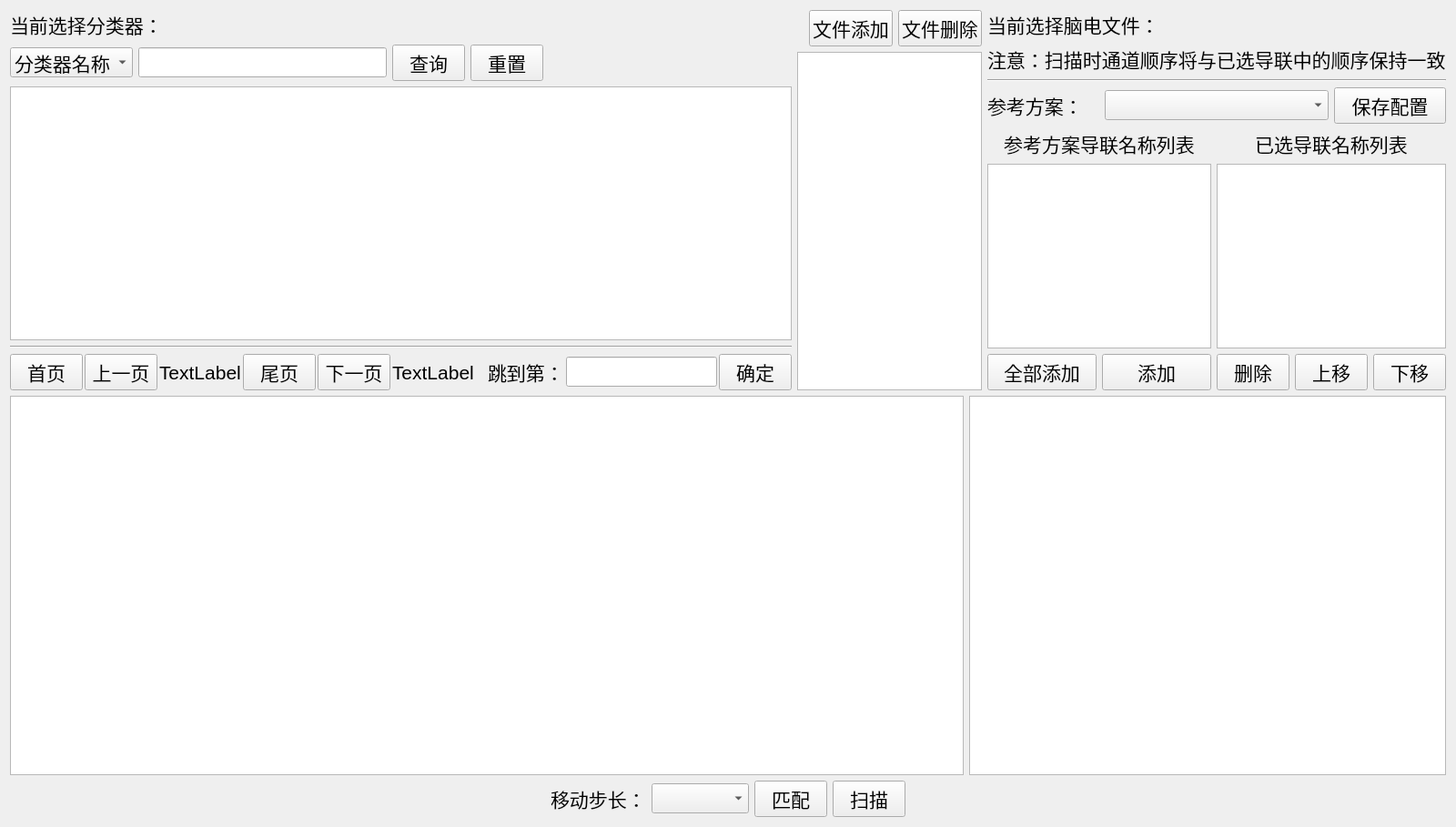
<?xml version="1.0" encoding="UTF-8"?>
<ui version="4.0">
 <class>AutoForm</class>
 <widget class="QWidget" name="AutoForm">
  <property name="geometry">
   <rect>
    <x>0</x>
    <y>0</y>
    <width>1600</width>
    <height>909</height>
   </rect>
  </property>
  <property name="font">
   <font>
    <family>Arial</family>
    <pointsize>16</pointsize>
   </font>
  </property>
  <property name="windowTitle">
   <string>Form</string>
  </property>
  <layout class="QVBoxLayout" name="verticalLayout">
   <item>
    <layout class="QHBoxLayout" name="horizontalLayout" stretch="0,0,0,0">
     <item>
      <layout class="QVBoxLayout" name="verticalLayout_2" stretch="0,0,0,0,0">
       <item>
        <widget class="QLabel" name="label_classifiername">
         <property name="text">
          <string>当前选择分类器：</string>
         </property>
        </widget>
       </item>
       <item>
        <layout class="QHBoxLayout" name="horizontalLayout_12">
         <item>
          <widget class="QComboBox" name="comboBox">
           <item>
            <property name="text">
             <string>分类器名称</string>
            </property>
           </item>
          </widget>
         </item>
         <item>
          <widget class="QLineEdit" name="lineEdit_3"/>
         </item>
         <item>
          <widget class="QPushButton" name="pushButton_11">
           <property name="text">
            <string>查询</string>
           </property>
          </widget>
         </item>
         <item>
          <widget class="QPushButton" name="pushButton_12">
           <property name="text">
            <string>重置</string>
           </property>
          </widget>
         </item>
         <item>
          <spacer name="horizontalSpacer_6">
           <property name="orientation">
            <enum>Qt::Horizontal</enum>
           </property>
           <property name="sizeType">
            <enum>QSizePolicy::MinimumExpanding</enum>
           </property>
           <property name="sizeHint" stdset="0">
            <size>
             <width>40</width>
             <height>20</height>
            </size>
           </property>
          </spacer>
         </item>
        </layout>
       </item>
       <item>
        <widget class="QTableWidget" name="tableWidgetClassifierScan">
         <property name="sizePolicy">
          <sizepolicy hsizetype="Preferred" vsizetype="Expanding">
           <horstretch>0</horstretch>
           <verstretch>0</verstretch>
          </sizepolicy>
         </property>
        </widget>
       </item>
       <item>
        <widget class="Line" name="line">
         <property name="orientation">
          <enum>Qt::Horizontal</enum>
         </property>
        </widget>
       </item>
       <item>
        <layout class="QHBoxLayout" name="horizontalLayout_11">
         <property name="spacing">
          <number>2</number>
         </property>
         <property name="sizeConstraint">
          <enum>QLayout::SetMinimumSize</enum>
         </property>
         <item>
          <widget class="QPushButton" name="pushButton_6">
           <property name="text">
            <string>首页</string>
           </property>
          </widget>
         </item>
         <item>
          <widget class="QPushButton" name="pushButton_7">
           <property name="text">
            <string>上一页</string>
           </property>
          </widget>
         </item>
         <item>
          <widget class="QLabel" name="label_9">
           <property name="text">
            <string>TextLabel</string>
           </property>
          </widget>
         </item>
         <item>
          <widget class="QPushButton" name="pushButton_8">
           <property name="text">
            <string>尾页</string>
           </property>
          </widget>
         </item>
         <item>
          <widget class="QPushButton" name="pushButton_9">
           <property name="text">
            <string>下一页</string>
           </property>
          </widget>
         </item>
         <item>
          <widget class="QLabel" name="label_10">
           <property name="text">
            <string>TextLabel</string>
           </property>
          </widget>
         </item>
         <item>
          <spacer name="horizontalSpacer_5">
           <property name="orientation">
            <enum>Qt::Horizontal</enum>
           </property>
           <property name="sizeHint" stdset="0">
            <size>
             <width>40</width>
             <height>20</height>
            </size>
           </property>
          </spacer>
         </item>
         <item>
          <widget class="QLabel" name="label_11">
           <property name="text">
            <string>跳到第：</string>
           </property>
          </widget>
         </item>
         <item>
          <widget class="QLineEdit" name="lineEdit_2">
           <property name="text">
            <string/>
           </property>
          </widget>
         </item>
         <item>
          <widget class="QPushButton" name="pushButton_10">
           <property name="text">
            <string>确定</string>
           </property>
          </widget>
         </item>
        </layout>
       </item>
      </layout>
     </item>
     <item>
      <layout class="QVBoxLayout" name="verticalLayout_5">
       <item>
        <layout class="QHBoxLayout" name="horizontalLayout_5">
         <item>
          <spacer name="horizontalSpacer_3">
           <property name="orientation">
            <enum>Qt::Horizontal</enum>
           </property>
           <property name="sizeHint" stdset="0">
            <size>
             <width>40</width>
             <height>20</height>
            </size>
           </property>
          </spacer>
         </item>
         <item>
          <widget class="QPushButton" name="fileAddbtn">
           <property name="maximumSize">
            <size>
             <width>100</width>
             <height>16777215</height>
            </size>
           </property>
           <property name="text">
            <string>文件添加</string>
           </property>
          </widget>
         </item>
         <item>
          <widget class="QPushButton" name="fileDelbtn">
           <property name="maximumSize">
            <size>
             <width>100</width>
             <height>16777215</height>
            </size>
           </property>
           <property name="text">
            <string>文件删除</string>
           </property>
          </widget>
         </item>
        </layout>
       </item>
       <item>
        <widget class="QTableWidget" name="tableWidgetFile"/>
       </item>
      </layout>
     </item>
     <item>
      <layout class="QVBoxLayout" name="verticalLayout_6">
       <item>
        <widget class="QLabel" name="label_filename">
         <property name="text">
          <string>当前选择脑电文件：</string>
         </property>
        </widget>
       </item>
       <item>
        <widget class="QLabel" name="label_3">
         <property name="text">
          <string>注意：扫描时通道顺序将与已选导联中的顺序保持一致</string>
         </property>
        </widget>
       </item>
       <item>
        <widget class="Line" name="line_2">
         <property name="orientation">
          <enum>Qt::Horizontal</enum>
         </property>
        </widget>
       </item>
       <item>
        <layout class="QHBoxLayout" name="horizontalLayout_6" stretch="1,2,1">
         <item>
          <widget class="QLabel" name="label_2">
           <property name="text">
            <string>参考方案：</string>
           </property>
          </widget>
         </item>
         <item>
          <widget class="QComboBox" name="montage_comboBox"/>
         </item>
         <item>
          <widget class="QPushButton" name="save_file_montage_setting_pushButton">
           <property name="text">
            <string>保存配置</string>
           </property>
          </widget>
         </item>
        </layout>
       </item>
       <item>
        <layout class="QHBoxLayout" name="horizontalLayout_7">
         <item>
          <layout class="QVBoxLayout" name="verticalLayout_3">
           <item>
            <widget class="QLabel" name="label_4">
             <property name="layoutDirection">
              <enum>Qt::LeftToRight</enum>
             </property>
             <property name="text">
              <string>参考方案导联名称列表</string>
             </property>
             <property name="alignment">
              <set>Qt::AlignCenter</set>
             </property>
            </widget>
           </item>
           <item>
            <widget class="QListWidget" name="unselected_listWidget"/>
           </item>
           <item>
            <layout class="QHBoxLayout" name="horizontalLayout_8">
             <item>
              <widget class="QPushButton" name="allAddchannel_pushButton">
               <property name="text">
                <string>全部添加</string>
               </property>
              </widget>
             </item>
             <item>
              <widget class="QPushButton" name="addchannel_pushButton">
               <property name="text">
                <string>添加</string>
               </property>
              </widget>
             </item>
            </layout>
           </item>
          </layout>
         </item>
         <item>
          <layout class="QVBoxLayout" name="verticalLayout_4">
           <item>
            <widget class="QLabel" name="label_5">
             <property name="text">
              <string>已选导联名称列表</string>
             </property>
             <property name="alignment">
              <set>Qt::AlignCenter</set>
             </property>
            </widget>
           </item>
           <item>
            <widget class="QListWidget" name="selected_listWidget"/>
           </item>
           <item>
            <layout class="QHBoxLayout" name="horizontalLayout_9">
             <item>
              <widget class="QPushButton" name="delchannel_pushButton">
               <property name="text">
                <string>删除</string>
               </property>
              </widget>
             </item>
             <item>
              <widget class="QPushButton" name="moveup_pushButton">
               <property name="text">
                <string>上移</string>
               </property>
              </widget>
             </item>
             <item>
              <widget class="QPushButton" name="movedown_pushButton">
               <property name="text">
                <string>下移</string>
               </property>
              </widget>
             </item>
            </layout>
           </item>
          </layout>
         </item>
        </layout>
       </item>
      </layout>
     </item>
     <item>
      <layout class="QVBoxLayout" name="verticalLayout_7"/>
     </item>
    </layout>
   </item>
   <item>
    <layout class="QHBoxLayout" name="horizontalLayout_4" stretch="2,1">
     <item>
      <widget class="QPlainTextEdit" name="editScanOutput"/>
     </item>
     <item>
      <widget class="QPlainTextEdit" name="sub_editScanOutput"/>
     </item>
    </layout>
   </item>
   <item>
    <layout class="QHBoxLayout" name="horizontalLayout_2">
     <item>
      <spacer name="horizontalSpacer_2">
       <property name="orientation">
        <enum>Qt::Horizontal</enum>
       </property>
       <property name="sizeHint" stdset="0">
        <size>
         <width>40</width>
         <height>20</height>
        </size>
       </property>
      </spacer>
     </item>
     <item>
      <layout class="QHBoxLayout" name="horizontalLayout_channel_combobox"/>
     </item>
     <item>
      <layout class="QHBoxLayout" name="horizontalLayout_3">
       <item>
        <widget class="QLabel" name="label">
         <property name="text">
          <string>移动步长：</string>
         </property>
        </widget>
       </item>
       <item>
        <widget class="QComboBox" name="comboBox_time_stride"/>
       </item>
       <item>
        <widget class="QPushButton" name="pushButton">
         <property name="text">
          <string>匹配</string>
         </property>
        </widget>
       </item>
       <item>
        <widget class="QPushButton" name="btnScan">
         <property name="text">
          <string>扫描</string>
         </property>
        </widget>
       </item>
      </layout>
     </item>
     <item>
      <spacer name="horizontalSpacer">
       <property name="orientation">
        <enum>Qt::Horizontal</enum>
       </property>
       <property name="sizeHint" stdset="0">
        <size>
         <width>40</width>
         <height>20</height>
        </size>
       </property>
      </spacer>
     </item>
    </layout>
   </item>
  </layout>
 </widget>
 <resources/>
 <connections/>
</ui>
